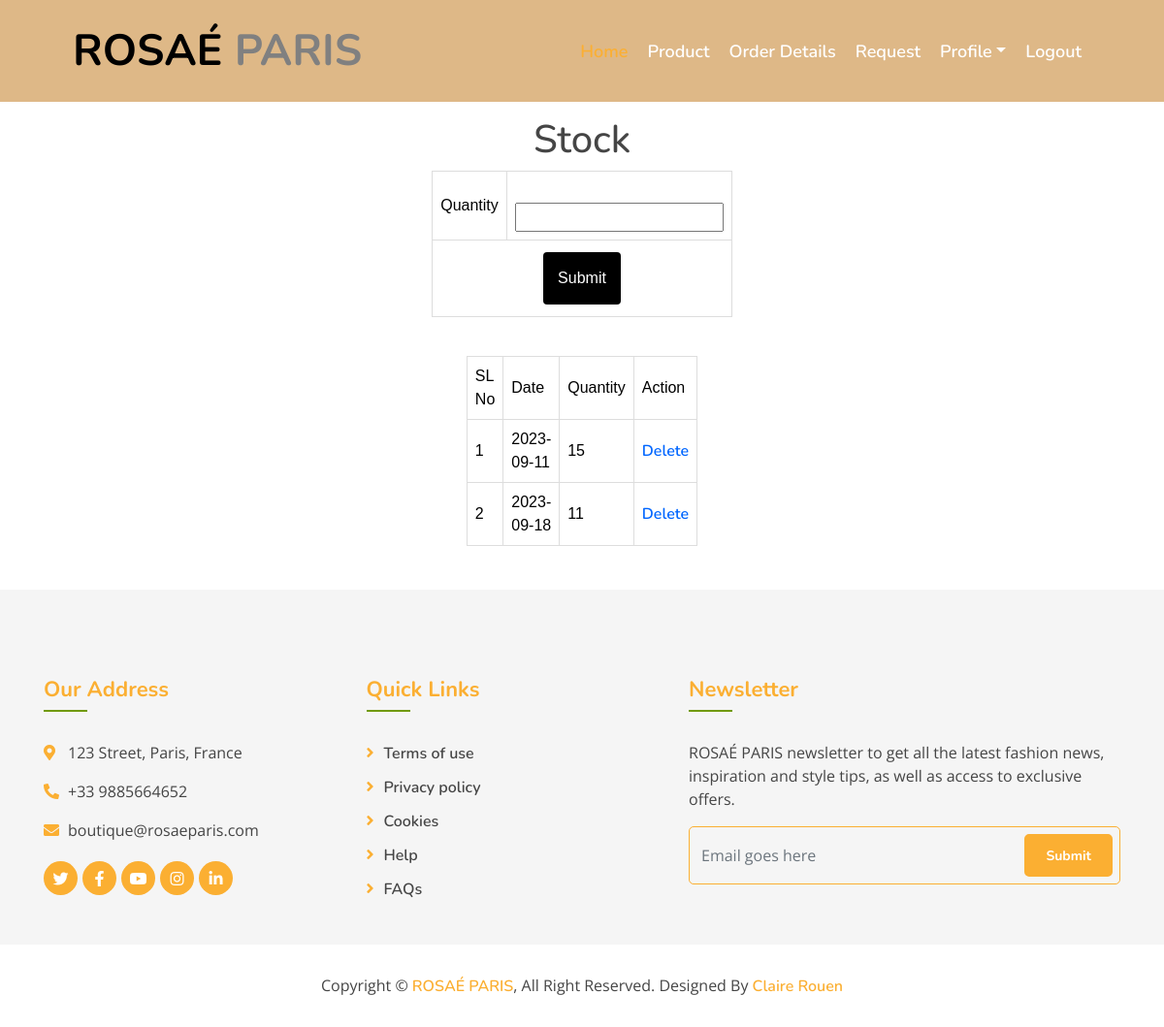
The app's page /Project/Shop/Stock.php?pid=5 (signed in) with its own data.
### tables this page shows
CREATE TABLE `tbl_stock` (
  `stock_id` int(11) NOT NULL,
  `stock_quantity` varchar(100) NOT NULL,
  `stock_date` varchar(100) NOT NULL,
  `product_id` int(11) NOT NULL
);

### Project/Shop/Stock.php (the view, shortened to what this page needs)
<?php
include("Head.php");
include("../Assets/Connection/Connection.php");
		 		?>
<!DOCTYPE html PUBLIC "-//W3C//DTD XHTML 1.0 Transitional//EN" "http://www.w3.org/TR/xhtml1/DTD/xhtml1-transitional.dtd">
<html xmlns="http://www.w3.org/1999/xhtml">
<head>
</head>
<body>
	<br><br><br><br><br>
	<div id="tab" align="center">
<form id="form1" name="form1" method="post" action="">
<h1 align="center">Stock</h1>
  <table width="200" border="1" align="center">
    <tr>
      <td>Quantity</td>
      <td><label for="txtqty"></label>
      <input type="number" name="txtqty" id="txtqty" required autocomplete="off"/></td>
    </tr>
    <tr>
      <td align="center" colspan="2"><input type="submit" name="btnsave" id="btnsubmit" value="Submit" /></td>
    </tr>
  </table>
  <p>&nbsp;</p>
  <?php
      $i=0;
	  $selQry="select * from tbl_stock where product_id='".$_GET["pid"]."'";
	  $res=$Conn->Query($selQry);
	  if($res-> num_rows > 0)
	  {
	?>
  <table width="200" border="1" align="center">
    <tr>
      <td>SL No</td>
      <td>Date</td>
      <td>Quantity</td>
      <td>Action</td>
    </tr>
    <?php
	while($row=$res->fetch_assoc())
	{
		$i++;
  ?>
   <tr>
	<td><?php echo $i;?></td>
    <td><?php echo $row["stock_date"];?></td>
    <td><?php echo $row["stock_quantity"];?></td>
	<td><a href="Stock.php?did=<?php echo $row["stock_id"];?>&pid=<?php echo $_GET["pid"]; ?>">Delete</a></td>
</tr>
<?php
	}
?>
  </table>
<?php
 }
 else
 {
  	?>
	<h1 align='center'>No Data Found<h1>
    <?php
 }
?>
</form>
	</div>
</body>
</html>
<?php
include("Foot.php");
?>

### Project/Assets/Template/Main/css/style.css (style rules this page uses)
body { color: #757575; background: #ffffff; font-family: 'open sans', sans-serif; }
h1, h2, h3, h4, h5, h6 { color: #454545; font-family: 'Nunito', sans-serif; }
a { font-family: 'Nunito', sans-serif; font-weight: 600; color: #fbaf32; transition: .3s; }

### Project/Assets/Template/form.css (style rules this page uses)
#tab { font-family: "Trebuchet MS", Arial, Helvetica, sans-serif; border-collapse: collapse; width: 100%; }
#tab td, #tab th { border: 1px solid #ddd; padding: 8px; color: black; }
#tab a { color:#06F; }
input[type=submit] { background-color: black; color: white; padding: 15px; margin: 4px 0; border: none; border-radius: 4px; cursor: pointer; }

### records on screen
tbl_stock: stock_date "2023-09-11", stock_quantity "15"
tbl_stock: stock_date "2023-09-18", stock_quantity "11"
